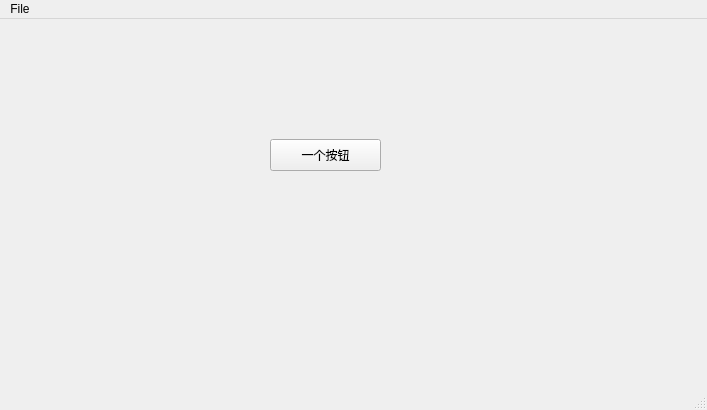
<?xml version="1.0" encoding="UTF-8"?>
<ui version="4.0">
 <class>MainWindowBase</class>
 <widget class="QMainWindow" name="MainWindowBase">
  <property name="geometry">
   <rect>
    <x>0</x>
    <y>0</y>
    <width>707</width>
    <height>410</height>
   </rect>
  </property>
  <property name="windowTitle">
   <string>MainWindow</string>
  </property>
  <widget class="QWidget" name="centralwidget">
   <widget class="QPushButton" name="pushButton">
    <property name="geometry">
     <rect>
      <x>270</x>
      <y>120</y>
      <width>111</width>
      <height>32</height>
     </rect>
    </property>
    <property name="text">
     <string>一个按钮</string>
    </property>
   </widget>
  </widget>
  <widget class="QMenuBar" name="menubar">
   <property name="geometry">
    <rect>
     <x>0</x>
     <y>0</y>
     <width>707</width>
     <height>22</height>
    </rect>
   </property>
   <widget class="QMenu" name="menuFile">
    <property name="title">
     <string>File</string>
    </property>
    <addaction name="actionOpen"/>
    <addaction name="actionCreate"/>
    <addaction name="actionClose"/>
   </widget>
   <addaction name="menuFile"/>
  </widget>
  <widget class="QStatusBar" name="statusbar"/>
  <action name="actionOpen">
   <property name="text">
    <string>Open</string>
   </property>
  </action>
  <action name="actionCreate">
   <property name="text">
    <string>Create</string>
   </property>
  </action>
  <action name="actionClose">
   <property name="text">
    <string>Close</string>
   </property>
  </action>
 </widget>
 <resources/>
 <connections/>
</ui>
